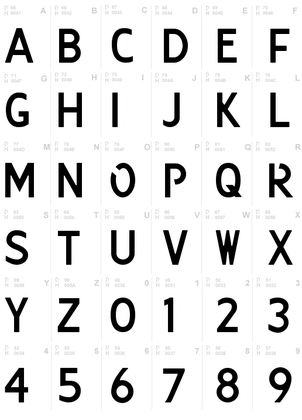
%> input picture Functions/Kentenken Font/Font Master.png, 302 x 420 px, shrunk from 516 x 717 before the run
$ octave createTemplates.m   (GNU Octave 9; MATLAB toolbox functions it lacks are replaced by stand-ins)
%> lines starting %> are read from the running program, lines starting %| are printed output that depends on the picture; in (x1, y1, x2, y2) boxes, pixels count from 0 and x2, y2 are one past the last pixel; in counts of white or black regions, pixels touching at a corner belong together; the program's own positions count from 1
%% Create templates2
run('C:\Program Files\DIPimage 2.9\dipstart.m')
%> (this line was passed over: dipstart is not available in this run)
%% Constants
xEdge = 2;
yEdge = 2;

%% Load image
fontMaster = ~im2bw(imread('Kentenken Font\Font Master.png'));
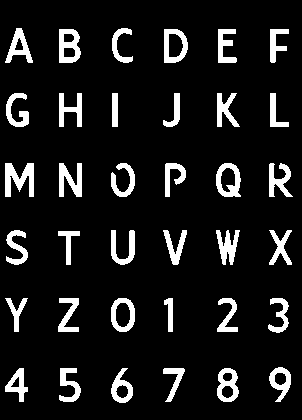
%> fontMaster: size 420x302 logical; 10.4% white; 36 white regions, largest, box (x1, y1, x2, y2) and area: (5, 163, 34, 197) 605, (59, 29, 81, 63) 496, (59, 163, 82, 197) 483

%% Label
[labelled, numTemplates] = bwlabel(fontMaster);
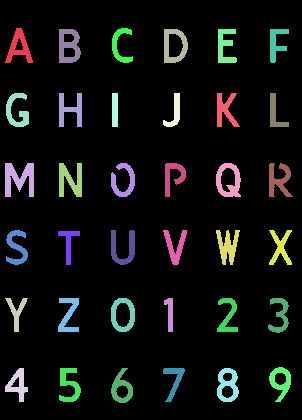
%> labelled: size 420x302 double; 37 distinct labels, from 0 to 36; one colour per label, 0 black
%> numTemplates = 36

%% Extract images
templates = cell(numTemplates, 1);
%> templates = 36 items
xCoords = zeros([numTemplates, 1]);
yCoords = zeros([numTemplates, 1]);

for i = 1:numTemplates
    letter = labelled == i;

    % Measure
%> (the run ends here)
